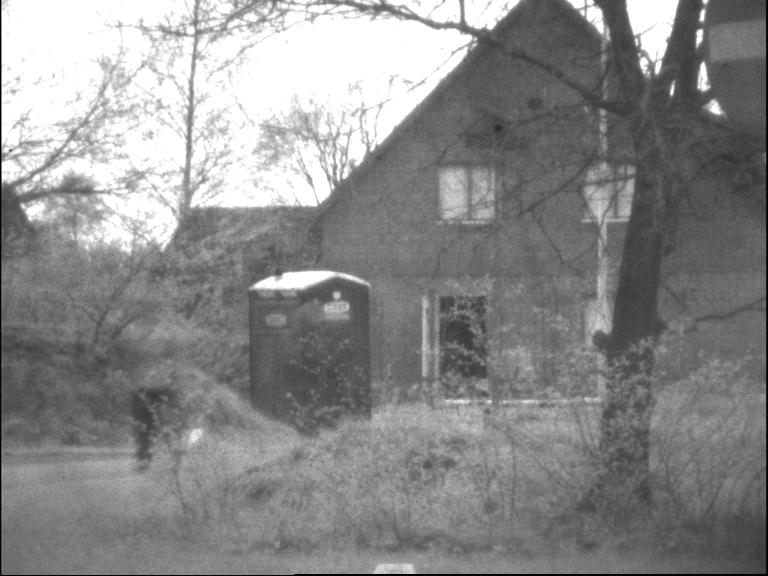
#> input picture src/metrics/matlab/matlab_metrics/VIF/1.bmp, 768 x 576 px, given in place of test.png, which was not available
$ python test_st.py
#> lines starting #> are read from the running program, lines starting #| are printed output that depends on the picture; pictures that were not available may be replaced by others from this repository, and a replacement may not be noted
def tic():
    #Homemade version of matlab tic and toc functions
    import time
    global startTime_for_tictoc
    startTime_for_tictoc = time.time()

def toc():
    import time
    if 'startTime_for_tictoc' in globals():
        print("Elapsed time is " + str(time.time() - startTime_for_tictoc) + " seconds.")
    else:
        print("Toc: start time not set")

import numpy as np
import cv2
from scipy import ndimage as img
from scipy import io as sio
import matplotlib.pyplot as plt
import decomposition.python_code.pyshearlab as pyshearlab

def adjointShearletDenoisingExample():
    tic()
    print("--SLExampleImageDenoising")
    print("loading image...")

    sigma = 30
    scales = 3
    thresholdingFactor = 3

    # load data
    X = cv2.imread("test.png", cv2.IMREAD_GRAYSCALE)[::4, ::4]
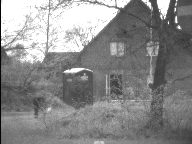
#> X: shape (144, 192); min 3, max 255, mean 138.2
    print("Original Image Shape:", X.shape)
#| Original Image Shape: (144, 192)
    X = X.astype(float)

    # add noise
    Xnoisy = X + sigma*np.random.randn(X.shape[0], X.shape[1])
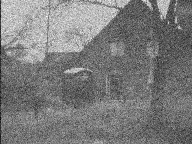
#> Xnoisy: shape (144, 192) float64; min -80.67, max 369, mean 138.1; drawn with min black and max white
    toc()

    tic()
    print("generating shearlet system...")
    ## create shearlets
    shearletSystem = pyshearlab.SLgetShearletSystem2D(0,X.shape[0], X.shape[1], scales)

    toc()
    tic()
    print("decomposition, thresholding and reconstruction...")

    # decomposition
    coeffs = pyshearlab.SLsheardec2D(Xnoisy, shearletSystem)

    # thresholding
    oldCoeffs = coeffs.copy()
    weights = np.ones(coeffs.shape)

    for j in range(len(shearletSystem["RMS"])):
        weights[:,:,j] = shearletSystem["RMS"][j]*np.ones((X.shape[0], X.shape[1]))

    coeffs = np.real(coeffs)
    zero_indices = np.abs(coeffs) / (thresholdingFactor * weights * sigma) < 1
    coeffs[zero_indices] = 0

    # reconstruction
    Xrec = pyshearlab.SLshearrec2D(coeffs, shearletSystem)
    toc()
    PSNR = pyshearlab.SLcomputePSNR(X,Xrec)
    print("PSNR: " + str(PSNR))
    #sio.savemat("PyShearLab_DenoisingExample.mat", {"weights": weights, "XPyNoisy": Xnoisy,
    # "XPyDenoised": Xrec, "PyPSNR": PSNR, "coeffThrPy": coeffs, "oldCoeffs": oldCoeffs})
    plt.gray()
    plt.imshow(Xrec)
    plt.colorbar()
    plt.show()

def denoisingExample():
    tic()
    print("--Testing adjoint")
    print("loading image...")

    sigma = 30
    scales = 3
    thresholdingFactor = 3

    # load data
    X = img.imread("barbara.jpg")[::4, ::4]
    X = X.astype(float)

    # add noise
    Xnoisy = X + sigma*np.random.randn(X.shape[0], X.shape[1])
    toc()

    tic()
    print("generating shearlet system...")
    ## create shearlets
    shearletSystem = pyshearlab.SLgetShearletSystem2D(0,X.shape[0], X.shape[1], scales)

    toc()
    tic()
    print("decomposition, thresholding and reconstruction...")

    # decomposition
    coeffs = pyshearlab.SLsheardec2D(Xnoisy, shearletSystem)

    # thresholding
    oldCoeffs = coeffs.copy()
    weights = np.ones(coeffs.shape)

    # reconstruction
    Xadj = pyshearlab.SLshearadjoint2D(coeffs, shearletSystem)

    # Validate adjoint equation
    print('<Ax, Ax> = {}, <x, AtAx> = {}, should be equal'.format(
        np.vdot(coeffs, coeffs), np.vdot(Xnoisy, Xadj)))

if __name__ == "__main__":
    adjointShearletDenoisingExample()
#> (the call stopped at in adjointShearletDenoisingExample, `shearletSystem = pyshearlab.SLgetShearletSystem2D(0,X.shape[0], X.shap..`: decomposition is not available in this run)
    #denoisingExample()

$ run again, on src/metrics/matlab/matlab_metrics/VIF/2.bmp
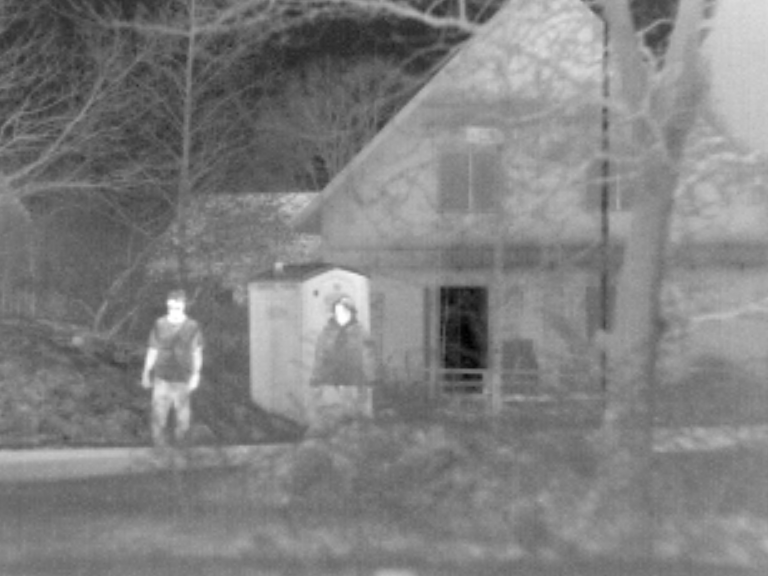
#> input picture src/metrics/matlab/matlab_metrics/VIF/2.bmp, 768 x 576 px, given in place of test.png, which was not available
#| Original Image Shape: (144, 192)
#> in adjointShearletDenoisingExample, `Xnoisy = X + sigma*np.random.randn(X.shape[0], X.shape[1])`:
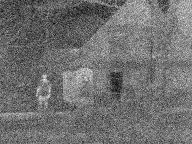
#> Xnoisy: shape (144, 192) float64; min -42.84, max 343.9, mean 127.6; drawn with min black and max white
